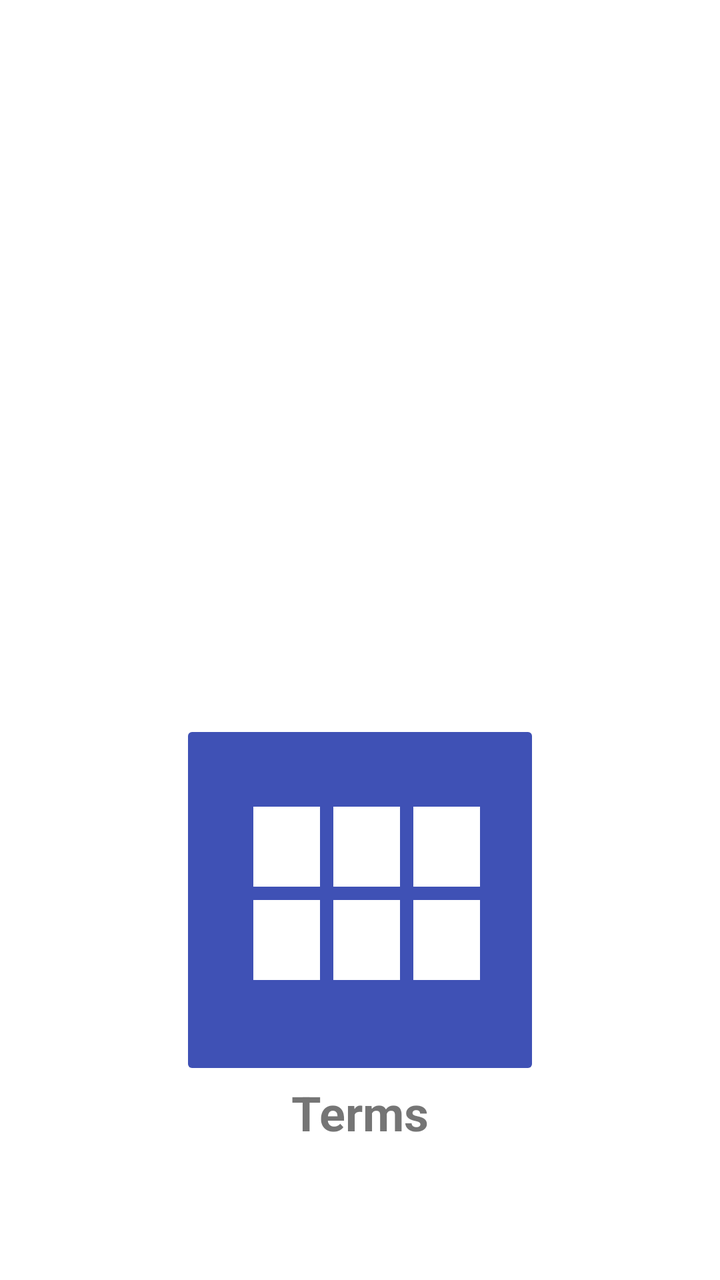
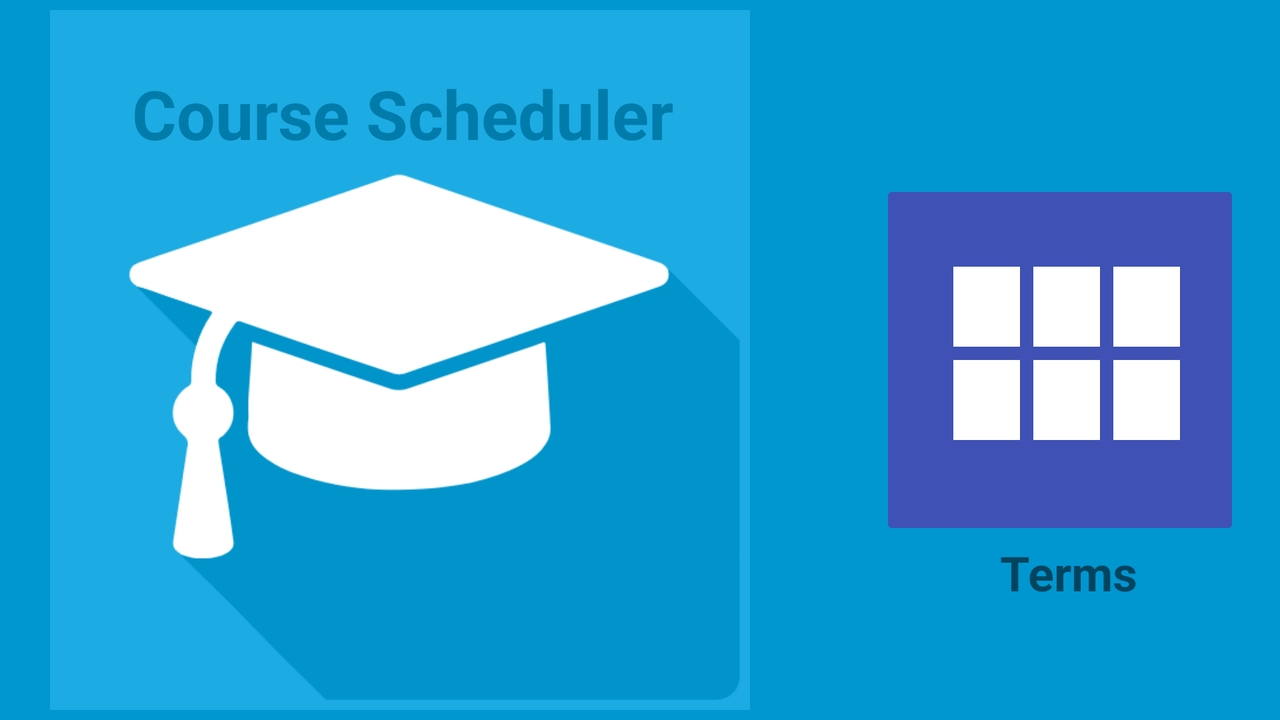

One screen, two layout resources from the same app: the default and the repository's alternative for another configuration. Each is rendered where Android would select it; the XML of both is given below.
<!-- AndroidManifest.xml: application theme Theme.CourseScheduler -->
<!-- res/layout/activity_main.xml -->
<?xml version="1.0" encoding="utf-8"?>
<androidx.constraintlayout.widget.ConstraintLayout xmlns:android="http://schemas.android.com/apk/res/android"
    xmlns:app="http://schemas.android.com/apk/res-auto"
    xmlns:tools="http://schemas.android.com/tools"
    android:layout_width="match_parent"
    android:layout_height="match_parent"
    tools:context=".UI.MainActivity">

    <ImageButton
        android:id="@+id/allTermsButton"
        android:layout_width="180dp"
        android:layout_height="180dp"
        android:layout_marginBottom="100dp"
        android:backgroundTint="#3F51B5"
        android:onClick="allTermsScreen"
        android:tint="#FFFFFF"
        app:layout_constraintBottom_toBottomOf="parent"
        app:layout_constraintEnd_toEndOf="parent"
        app:layout_constraintHorizontal_bias="0.5"
        app:layout_constraintStart_toStartOf="parent"
        app:srcCompat="@drawable/ic_baseline_view_module_24" />

    <TextView
        android:id="@+id/textTerms"
        android:layout_width="wrap_content"
        android:layout_height="wrap_content"
        android:text="@string/term"
        android:textSize="24sp"
        android:textStyle="bold"
        app:layout_constraintEnd_toEndOf="parent"
        app:layout_constraintHorizontal_bias="0.5"
        app:layout_constraintStart_toStartOf="parent"
        app:layout_constraintTop_toBottomOf="@+id/allTermsButton" />

</androidx.constraintlayout.widget.ConstraintLayout>
<!-- resources referenced by this layout -->
<resources>
  <!-- drawable ic_baseline_view_module_24 (drawable) -->
  <vector xmlns:android="http://schemas.android.com/apk/res/android"
      android:width="160dp"
      android:height="160dp"
      android:viewportWidth="24"
      android:viewportHeight="24"
      android:tint="?attr/colorControlNormal">
    <path
        android:fillColor="@android:color/white"
        android:pathData="M4,11h5L9,5L4,5v6zM4,18h5v-6L4,12v6zM10,18h5v-6h-5v6zM16,18h5v-6h-5v6zM10,11h5L15,5h-5v6zM16,5v6h5L21,5h-5z"/>
  </vector>
  <string name="term">Terms</string>
  <style name="Theme.CourseScheduler" parent="Theme.MaterialComponents.DayNight.DarkActionBar">
          
          <item name="colorPrimary">@color/purple_500</item>
          <item name="colorPrimaryVariant">@color/purple_700</item>
          <item name="colorOnPrimary">@color/white</item>
          
          <item name="colorSecondary">@color/teal_200</item>
          <item name="colorSecondaryVariant">@color/teal_700</item>
          <item name="colorOnSecondary">@color/black</item>
          
          <item name="android:statusBarColor" tools:targetApi="l">?attr/colorPrimaryVariant</item>
          
      </style>
</resources>
<!-- res/layout-land/activity_main.xml (the repository's variant of the layout above) -->
<!-- drawn on the phone turned sideways -->
<?xml version="1.0" encoding="utf-8"?>
<androidx.constraintlayout.widget.ConstraintLayout xmlns:android="http://schemas.android.com/apk/res/android"
    xmlns:app="http://schemas.android.com/apk/res-auto"
    xmlns:tools="http://schemas.android.com/tools"
    android:layout_width="match_parent"
    android:layout_height="match_parent"
    android:background="#0096D0"
    tools:context=".UI.MainActivity">

    <ImageButton
        android:id="@+id/allTermsButton"
        android:layout_width="180dp"
        android:layout_height="180dp"
        android:layout_marginStart="140dp"
        android:backgroundTint="#3F51B5"
        android:onClick="allTermsScreen"
        android:tint="#FFFFFF"
        app:layout_constraintBottom_toBottomOf="parent"
        app:layout_constraintStart_toEndOf="@+id/imageView"
        app:layout_constraintTop_toTopOf="parent"
        app:srcCompat="@drawable/ic_baseline_view_module_24" />

    <TextView
        android:id="@+id/textTerms"
        android:layout_width="wrap_content"
        android:layout_height="wrap_content"
        android:layout_marginStart="200dp"
        android:text="@string/term"
        android:textSize="24sp"
        android:textStyle="bold"
        app:layout_constraintStart_toEndOf="@+id/imageView"
        app:layout_constraintTop_toBottomOf="@+id/allTermsButton" />

    <ImageView
        android:id="@+id/imageView"
        android:layout_width="wrap_content"
        android:layout_height="wrap_content"
        android:layout_marginStart="100dp"
        android:scaleX="1.75"
        android:scaleY="1.75"
        app:layout_constraintBottom_toBottomOf="parent"
        app:layout_constraintStart_toStartOf="parent"
        app:layout_constraintTop_toTopOf="parent"
        app:srcCompat="@drawable/ic_coursescheduler_icon" />

    <TextView
        android:id="@+id/textView"
        android:layout_width="wrap_content"
        android:layout_height="66dp"
        android:layout_marginStart="66dp"
        android:layout_marginBottom="180dp"
        android:text="@string/course_scheduler_title"
        android:textColor="#017BAA"
        android:textSize="34sp"
        android:textStyle="bold"
        app:layout_constraintBottom_toBottomOf="@+id/imageView"
        app:layout_constraintStart_toStartOf="parent" />

</androidx.constraintlayout.widget.ConstraintLayout>
<!-- resources referenced by the variant -->
<!-- as the phone turned sideways resolves them -->
<resources>
  <!-- drawable ic_baseline_view_module_24 (drawable) -->
  <vector xmlns:android="http://schemas.android.com/apk/res/android"
      android:width="160dp"
      android:height="160dp"
      android:viewportWidth="24"
      android:viewportHeight="24"
      android:tint="?attr/colorControlNormal">
    <path
        android:fillColor="@android:color/white"
        android:pathData="M4,11h5L9,5L4,5v6zM4,18h5v-6L4,12v6zM10,18h5v-6h-5v6zM16,18h5v-6h-5v6zM10,11h5L15,5h-5v6zM16,5v6h5L21,5h-5z"/>
  </vector>
  <!-- drawable ic_coursescheduler_icon: vector/xml drawable (drawable, 3743 chars, omitted) -->
  <string name="course_scheduler_title">Course Scheduler</string>
  <string name="term">Terms</string>
  <style name="Theme.CourseScheduler" parent="Theme.MaterialComponents.DayNight.DarkActionBar">
          
          <item name="colorPrimary">@color/purple_500</item>
          <item name="colorPrimaryVariant">@color/purple_700</item>
          <item name="colorOnPrimary">@color/white</item>
          
          <item name="colorSecondary">@color/teal_200</item>
          <item name="colorSecondaryVariant">@color/teal_700</item>
          <item name="colorOnSecondary">@color/black</item>
          
          <item name="android:statusBarColor" tools:targetApi="l">?attr/colorPrimaryVariant</item>
          
      </style>
</resources>
